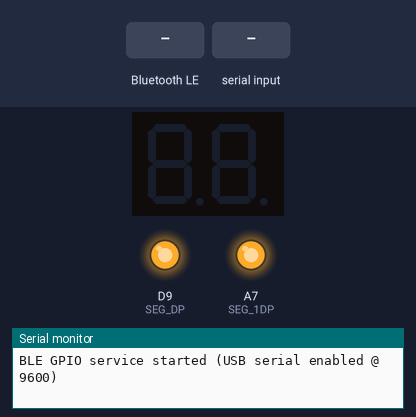
Bench run of a sketch on a simulated Arduino Nano 33 IoT. Parts: 2-digit seven-segment display, output pins drawn as LEDs (lit = HIGH), the last lines printed to the serial monitor. Wiring (inferred from the names in the program): 2-digit 7-segment display, segments lit when LOW: segments D8, D7, D6, D5, D4, D3, D2, A6, A5, A4, A3, A2, A1, A0. The inputs (shaded band) are chosen by the test bench. Nothing arrives over Bluetooth unless stated; the segment pins are drawn as the display they are named for; a phone connects over Bluetooth LE 3 s after start; pins used as bus, display or sensor lines are not drawn.

Above: at 1.2 s.
1.3 s: Bluetooth LE write "TEST" received
At 4.0 s:
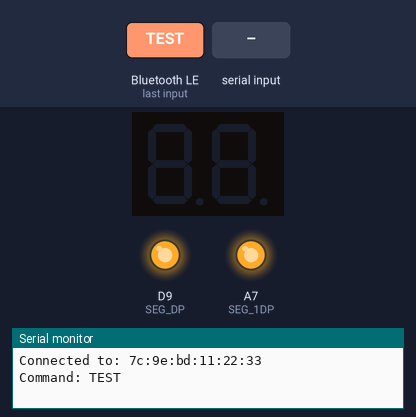
4.3 s: "90,45\n" received over Serial
At 4.7 s:
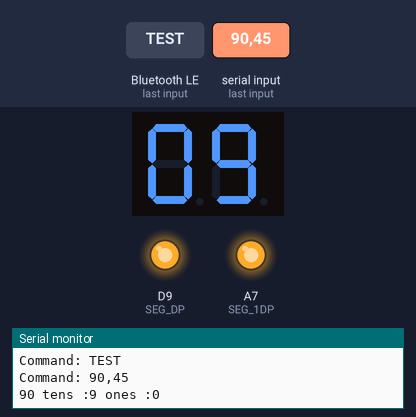
5.8 s: Bluetooth LE write "5" received
At 7.0 s:
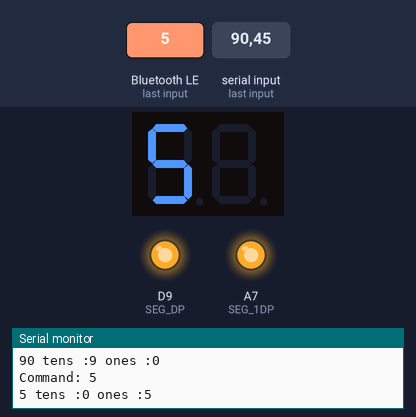
7.3 s: "30,150\n" received over Serial
At 8.1 s:
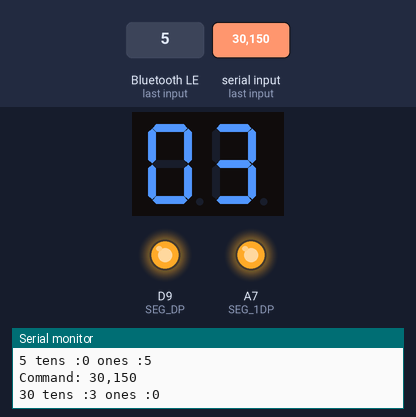
8.8 s: "TEST\n" received over Serial
At 9.9 s:
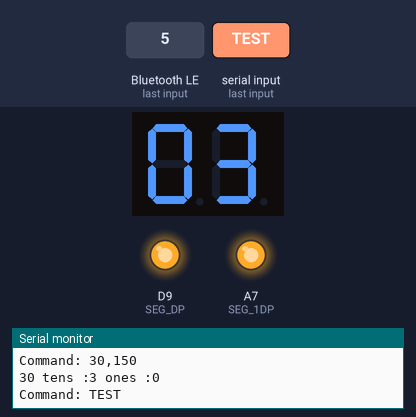
10.3 s: Bluetooth LE write "0" received
At 11.6 s:
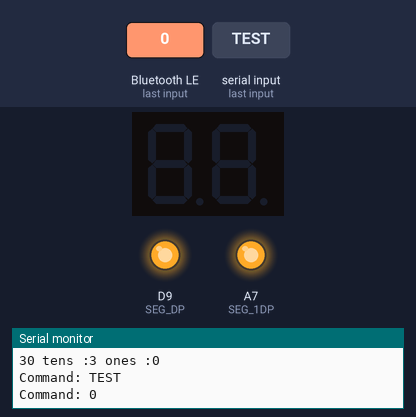
Timing chart, 0 to 12.8 s (numbered marks = the images above; inputs shaded):
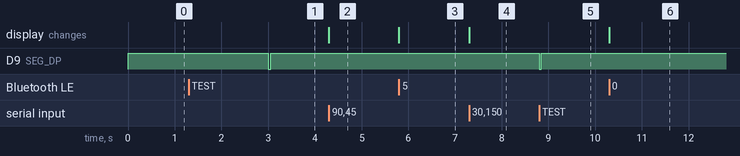

Measured:
- after the input at 1.3 s, D9 (SEG_DP): HIGH → LOW after 1.7 s, → HIGH 0.05 s later
- after the input at 4.3 s, the display: changes at once (image 2)
- after the input at 5.8 s, the display: changes at once (image 3)
- after the input at 7.3 s, the display: changes at once (image 4)
- after the input at 8.8 s, D9 (SEG_DP): HIGH → LOW at once, → HIGH 0.05 s later
- after the input at 10.3 s, the display: changes at once (image 6)

The sketch:

BLE_small_sample.ino
```cpp
#include <ArduinoBLE.h>

BLEService gpioService("6E400001-B5A3-F393-E0A9-E50E24DCCA9E");
BLECharacteristic rxChar("6E400002-B5A3-F393-E0A9-E50E24DCCA9E", BLEWrite, 20);
BLECharacteristic txChar("6E400003-B5A3-F393-E0A9-E50E24DCCA9E", BLENotify, 20);

// Common Anode 7-segment display demo (1 digit)
// Segments: a b c d e f g (optional dp)
// Wiring below assumes segments on pins 8–2 and dp on 9; adjust as needed.
const int buzzerPin = 10;


// Segment pin mapping (Arduino digital pins)
const int SEG_A = 8;
const int SEG_B = 7;
const int SEG_C = 6;
const int SEG_D = 5;
const int SEG_E = 4;
const int SEG_F = 3;
const int SEG_G = 2;
const int SEG_DP = 9; // optional

const int SEG_1A = A6;
const int SEG_1B = A5;
const int SEG_1C = A4;
const int SEG_1D = A3;
const int SEG_1E = A2;
const int SEG_1F = A1;
const int SEG_1G = A0;
const int SEG_1DP = A7; // optional

// Common anode control: LOW turns segment ON, HIGH turns segment OFF
// Digit patterns: a b c d e f g (dp ignored here)
//                   a b c d e f g
const uint8_t digits[10][7] = {
  // 0
  {LOW, LOW, LOW, LOW, LOW, LOW, HIGH},
  // 1
  {HIGH, LOW, LOW, HIGH, HIGH, HIGH, HIGH},
  // 2
  {LOW, LOW, HIGH, LOW, LOW, HIGH, LOW},
  // 3
  {LOW, LOW, LOW, LOW, HIGH, HIGH, LOW},
  // 4
  {HIGH, LOW, LOW, HIGH, HIGH, LOW, LOW},
  // 5
  {LOW, HIGH, LOW, LOW, HIGH, LOW, LOW},
  // 6
  {LOW, HIGH, LOW, LOW, LOW, LOW, LOW},
  // 7
  {LOW, LOW, LOW, HIGH, HIGH, HIGH, HIGH},
  // 8
  {LOW, LOW, LOW, LOW, LOW, LOW, LOW},
  // 9
  {LOW, LOW, LOW, LOW, HIGH, LOW, LOW}
};

const uint8_t digitstens[10][7] = {
  // 0
  {HIGH, HIGH, HIGH, HIGH, HIGH, HIGH, HIGH},
  // 1
  {HIGH, LOW, LOW, HIGH, HIGH, HIGH, HIGH},
  // 2
  {LOW, LOW, HIGH, LOW, LOW, HIGH, LOW},
  // 3
  {LOW, LOW, LOW, LOW, HIGH, HIGH, LOW},
  // 4
  {HIGH, LOW, LOW, HIGH, HIGH, LOW, LOW},
  // 5
  {LOW, HIGH, LOW, LOW, HIGH, LOW, LOW},
  // 6
  {LOW, HIGH, LOW, LOW, LOW, LOW, LOW},
  // 7
  {LOW, LOW, LOW, HIGH, HIGH, HIGH, HIGH},
  // 8
  {LOW, LOW, LOW, LOW, LOW, LOW, LOW},
  // 9
  {LOW, LOW, LOW, LOW, HIGH, LOW, LOW}
};


const int segPins[7] = {SEG_A, SEG_B, SEG_C, SEG_D, SEG_E, SEG_F, SEG_G};
const int segPinstens[7] = {SEG_1A, SEG_1B, SEG_1C, SEG_1D, SEG_1E, SEG_1F, SEG_1G};

void setup() {
  // Segment pins as outputs
  for (int i = 0; i < 7; i++) {
    pinMode(segPins[i], OUTPUT);
    digitalWrite(segPins[i], HIGH);
  }
  for (int i = 0; i < 7; i++) {
    pinMode(segPinstens[i], OUTPUT);
    digitalWrite(segPinstens[i], HIGH);
  }
  pinMode(SEG_DP, OUTPUT);
  pinMode(SEG_1DP, OUTPUT);
  // Turn off decimal point by default
  digitalWrite(SEG_DP, HIGH); // common anode: HIGH = OFF
  digitalWrite(SEG_1DP, HIGH); // common anode: HIGH = OFF
  digitalWrite(buzzerPin,LOW);

  Serial.begin(9600);
  if (Serial) {
    while (!Serial);
  }

  if (!BLE.begin()) {
    Serial.println("BLE failed to start");
    while (1);
  }

  BLE.setLocalName("WaterPolo_2");
  BLE.setAdvertisedService(gpioService);
  gpioService.addCharacteristic(rxChar);
  gpioService.addCharacteristic(txChar);
  BLE.addService(gpioService);

  BLE.advertise();
  Serial.println("BLE GPIO service started (USB serial enabled @ 9600)");

}

void showDigit(int n) {
  n = constrain(n, 0, 9);
  for (int i = 0; i < 7; i++) {
    digitalWrite(segPins[i], digits[n][i]);
  }
}

void showDigittens(int n) {
  n = constrain(n, 0, 9);
  for (int i = 0; i < 7; i++) {
    digitalWrite(segPinstens[i], digitstens[n][i]);
  }
}

void clearDisplay() {
  for (int i = 0; i < 7; i++) {
    digitalWrite(segPins[i], HIGH); // OFF for common anode
    digitalWrite(segPinstens[i], HIGH); // OFF for common anode
  }
  digitalWrite(SEG_DP, HIGH);
  digitalWrite(SEG_1DP, HIGH);
}

void processScoreboardCommand(String command, BLEDevice central) {
  command.trim();
  if (command.length() == 0) {
    return;
  }
  command = command.substring(0, 10);
  Serial.print("Command: ");
  Serial.println(command);

  if (command == "TEST") {
    digitalWrite(SEG_DP, LOW);
    digitalWrite(buzzerPin, HIGH);
    delay(50);
    digitalWrite(buzzerPin, LOW);
    if (central && central.connected()) {
      txChar.writeValue("D10 TEST");
    }
  } else if (command == "BUZZER") {
    if (central && central.connected()) {
      txChar.writeValue("BUZZER");
    }
    digitalWrite(buzzerPin, HIGH);
    delay(500);
    digitalWrite(buzzerPin, LOW);
    delay(100);
  } else if (command == "CHANGE") {
    if (central && central.connected()) {
      txChar.writeValue("CHANGE");
    }
    digitalWrite(buzzerPin, HIGH);
    delay(1000);
    digitalWrite(buzzerPin, LOW);
    delay(100);
    clearDisplay();
  } else if (command == "END") {
    if (central && central.connected()) {
      txChar.writeValue("END");
    }
    digitalWrite(buzzerPin, HIGH);
    delay(1000);
    digitalWrite(buzzerPin, LOW);
    delay(100);
    clearDisplay();
  } else if (command == "exit") {
    if (central && central.connected()) {
      txChar.writeValue("exit");
    }
    clearDisplay();
  } else if (command == "0") {
    clearDisplay();
  } else if (command >= "1") {
    int n = command.toInt();
    int tens = n / 10;
    int ones = n % 10;
    showDigit(ones);
    showDigittens(tens);
    Serial.print(n);
    Serial.print(" tens :");
    Serial.print(tens);
    Serial.print(" ones :");
    Serial.println(ones);
  }
}

void pollUsbSerial(BLEDevice central) {
  if (!Serial.available()) {
    return;
  }
  String command = Serial.readStringUntil('\n');
  processScoreboardCommand(command, central);
}

void loop() {
  BLEDevice central = BLE.central();
  pollUsbSerial(central);

  if (central) {
    Serial.print("Connected to: ");
    Serial.println(central.address());
    clearDisplay();

    while (central.connected()) {
      digitalWrite(SEG_DP, HIGH);
      pollUsbSerial(central);
      if (rxChar.written()) {
        String command = String((char*)rxChar.value());
        processScoreboardCommand(command, central);
      }
    }

    Serial.println("Disconnected");
  }
}
```
